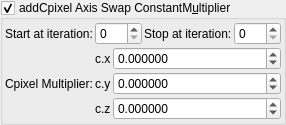
    <widget class="MyGroupBox" name="groupCheck_transf_addCpixel_enabled_false">
     <property name="toolTip">
      <string>&lt;html&gt;&lt;head/&gt;&lt;body&gt;&lt;p&gt;Cpixel is CVector3 c = ( c.x, c.y, c.z). It is each original point (pixel) in 3D space where the iteration starts from, ( c = original z for each point .) It is commonly found in formula structures z = f(z) + c.&lt;/p&gt;&lt;p&gt;The Cpixel multiplier effectively scales this point &amp;quot;c&amp;quot;.&lt;/p&gt;&lt;/body&gt;&lt;/html&gt;</string>
     </property>
     <property name="title">
      <string>addCpixel Axis Swap ConstantM&amp;ultiplier</string>
     </property>
     <property name="checkable">
      <bool>true</bool>
     </property>
     <layout class="QVBoxLayout" name="verticalLayout_50">
      <property name="spacing">
       <number>2</number>
      </property>
      <property name="leftMargin">
       <number>2</number>
      </property>
      <property name="topMargin">
       <number>2</number>
      </property>
      <property name="rightMargin">
       <number>2</number>
      </property>
      <property name="bottomMargin">
       <number>2</number>
      </property>
      <item>
       <layout class="QGridLayout" name="gridLayout_83">
        <property name="spacing">
         <number>2</number>
        </property>
        <item row="3" column="3">
         <widget class="MySpinBox" name="spinboxInt_transf_stop_iterations_E">
          <property name="sizePolicy">
           <sizepolicy hsizetype="Preferred" vsizetype="Maximum">
            <horstretch>0</horstretch>
            <verstretch>0</verstretch>
           </sizepolicy>
          </property>
          <property name="maximum">
           <number>999</number>
          </property>
         </widget>
        </item>
        <item row="3" column="2">
         <widget class="QLabel" name="label_55">
          <property name="text">
           <string>Stop at iteration:</string>
          </property>
         </widget>
        </item>
        <item row="3" column="1">
         <widget class="MySpinBox" name="spinboxInt_transf_start_iterations_E">
          <property name="sizePolicy">
           <sizepolicy hsizetype="Minimum" vsizetype="Maximum">
            <horstretch>0</horstretch>
            <verstretch>0</verstretch>
           </sizepolicy>
          </property>
          <property name="minimum">
           <number>0</number>
          </property>
          <property name="maximum">
           <number>999</number>
          </property>
          <property name="value">
           <number>0</number>
          </property>
         </widget>
        </item>
        <item row="3" column="0">
         <widget class="QLabel" name="label_74">
          <property name="text">
           <string>Start at iteration:</string>
          </property>
         </widget>
        </item>
       </layout>
      </item>
      <item>
       <layout class="QGridLayout" name="gridLayout_24" columnstretch="0,0,0,1">
        <property name="spacing">
         <number>2</number>
        </property>
        <item row="0" column="3">
         <widget class="MyDoubleSpinBox" name="spinbox3_transf_constant_multiplierC_111_x">
          <property name="sizePolicy">
           <sizepolicy hsizetype="Minimum" vsizetype="Maximum">
            <horstretch>0</horstretch>
            <verstretch>0</verstretch>
           </sizepolicy>
          </property>
          <property name="prefix">
           <string/>
          </property>
          <property name="suffix">
           <string/>
          </property>
          <property name="decimals">
           <number>6</number>
          </property>
          <property name="minimum">
           <double>-99.989999999999995</double>
          </property>
          <property name="maximum">
           <double>99.989999999999995</double>
          </property>
          <property name="singleStep">
           <double>0.100000000000000</double>
          </property>
         </widget>
        </item>
        <item row="1" column="3">
         <widget class="MyDoubleSpinBox" name="spinbox3_transf_constant_multiplierC_111_y">
          <property name="sizePolicy">
           <sizepolicy hsizetype="Minimum" vsizetype="Maximum">
            <horstretch>0</horstretch>
            <verstretch>0</verstretch>
           </sizepolicy>
          </property>
          <property name="prefix">
           <string/>
          </property>
          <property name="suffix">
           <string/>
          </property>
          <property name="decimals">
           <number>6</number>
          </property>
          <property name="minimum">
           <double>-99.989999999999995</double>
          </property>
          <property name="maximum">
           <double>99.989999999999995</double>
          </property>
          <property name="singleStep">
           <double>0.100000000000000</double>
          </property>
         </widget>
        </item>
        <item row="2" column="1">
         <widget class="QLabel" name="label_115">
          <property name="text">
           <string notr="true">c.z</string>
          </property>
         </widget>
        </item>
        <item row="0" column="0" rowspan="3">
         <widget class="QLabel" name="label_108">
          <property name="text">
           <string>Cpixel Multiplier:</string>
          </property>
         </widget>
        </item>
        <item row="0" column="1">
         <widget class="QLabel" name="label_116">
          <property name="text">
           <string notr="true">c.x</string>
          </property>
         </widget>
        </item>
        <item row="1" column="1">
         <widget class="QLabel" name="label_114">
          <property name="text">
           <string notr="true">c.y</string>
          </property>
         </widget>
        </item>
        <item row="2" column="3">
         <widget class="MyDoubleSpinBox" name="spinbox3_transf_constant_multiplierC_111_z">
          <property name="sizePolicy">
           <sizepolicy hsizetype="Minimum" vsizetype="Maximum">
            <horstretch>0</horstretch>
            <verstretch>0</verstretch>
           </sizepolicy>
          </property>
          <property name="prefix">
           <string/>
          </property>
          <property name="suffix">
           <string/>
          </property>
          <property name="decimals">
           <number>6</number>
          </property>
          <property name="minimum">
           <double>-99.989999999999995</double>
          </property>
          <property name="maximum">
           <double>99.989999999999995</double>
          </property>
          <property name="singleStep">
           <double>0.100000000000000</double>
          </property>
         </widget>
        </item>
       </layout>
      </item>
     </layout>
    </widget>
